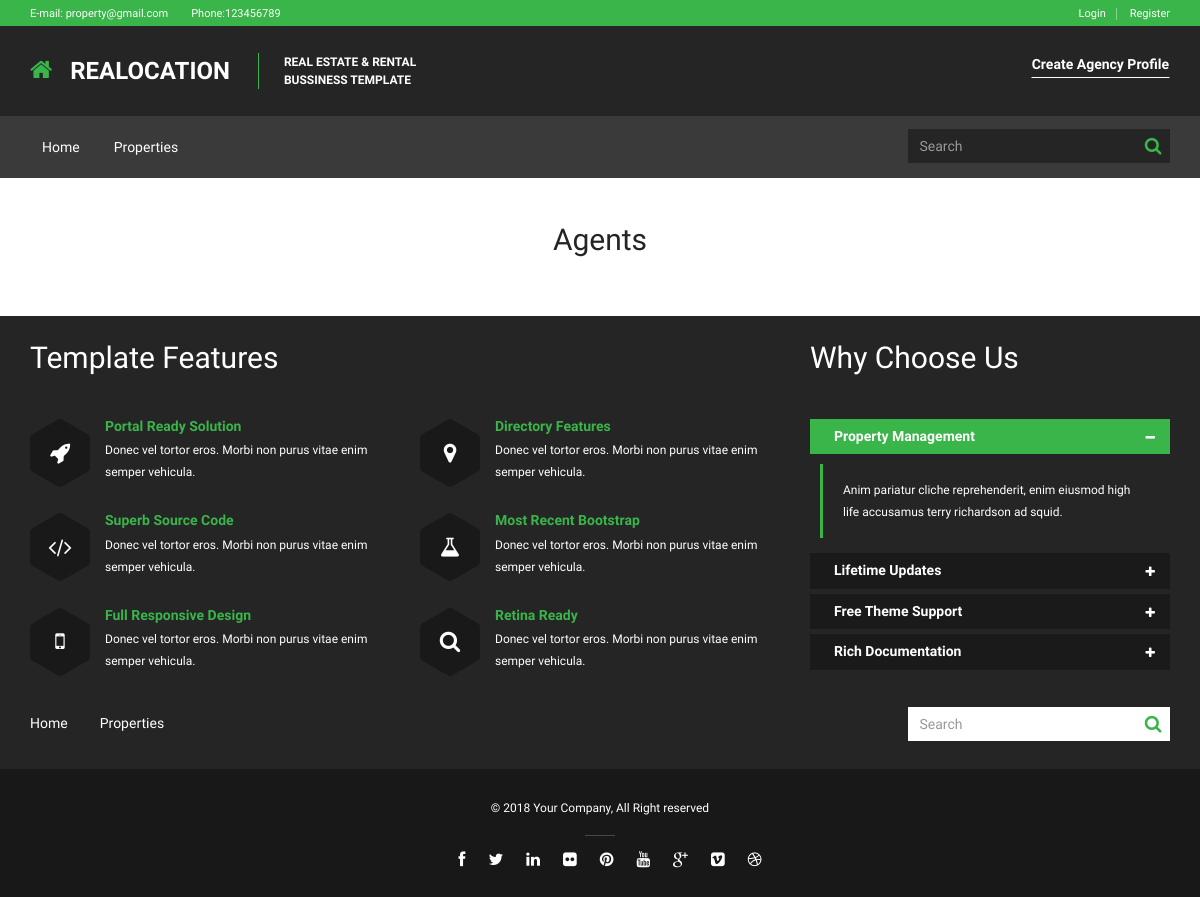
Page /index.php/agents on the earlier database version.
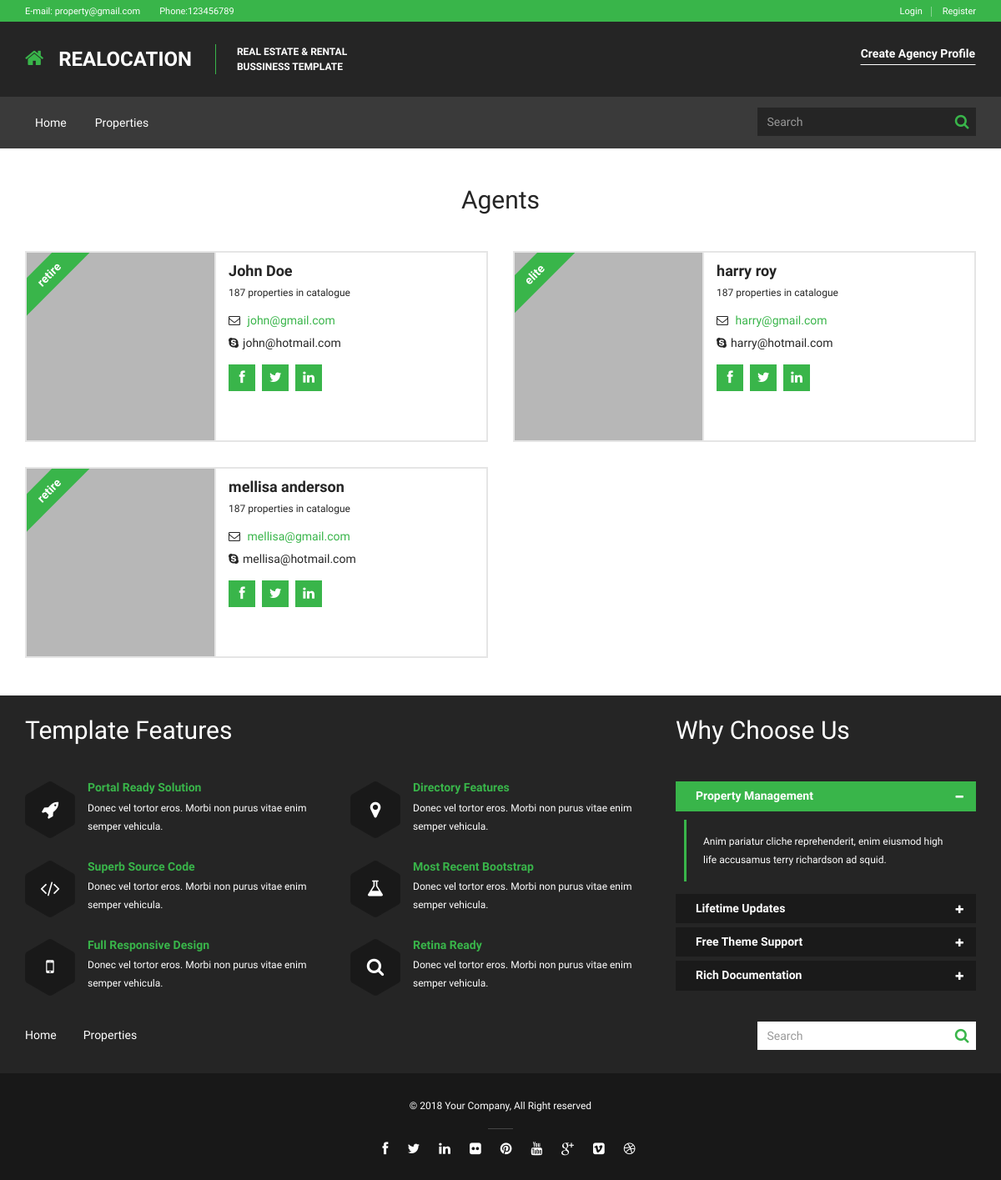
Same page on the later database version.
### tables this page shows
CREATE TABLE IF NOT EXISTS `agent` (
  `id` int(11) NOT NULL AUTO_INCREMENT,
  `first_name` varchar(255) NOT NULL,
  `last_name` varchar(255) NOT NULL,
  `profile` varchar(255) NOT NULL,
  `facebook_url` varchar(255) NOT NULL,
  `twitter_url` varchar(255) NOT NULL,
  `linked_in_url` varchar(255) NOT NULL,
  `google_plus_url` varchar(255) NOT NULL,
  `vimeo-square_url` varchar(255) NOT NULL,
  `you_tube_url` varchar(255) NOT NULL,
  `post` varchar(255) NOT NULL,
  `current_status` varchar(255) NOT NULL,
  `email` varchar(255) NOT NULL,
  `contact_no` varchar(255) NOT NULL,
  `skype_id` varchar(255) NOT NULL,
  `is_delete` int(11) NOT NULL DEFAULT '0',
  `created_on` timestamp NOT NULL DEFAULT CURRENT_TIMESTAMP,
  PRIMARY KEY (`id`)
);

### application/controllers/agents.php (called while the page is built, shortened)
<?php
class Agents extends MY_Controller
{
 	public function __construct()
 	{
 		$this->load->model('agencies_model');
 		$this->load->helper(array('form', 'url'));
 		$this->load->model('agent_model');
 		$this->load->model('properties_model');
 	}
 	public function index()
	{
		$data['agents'] = $this->agent_model->get_all();
		foreach ($data['agents'] as $key => $value)
		{
			$data['agents'][$key]['properties'] =  2;
		}
		$data['content'] = $this->load->view('agents/index', $data, TRUE);
		$this->load->view('layout/default', $data);
	}
 }
  ?>

### index.php (called while the page is built, shortened)
<?php
require_once BASEPATH.'core/CodeIgniter.php';

### application/models/agent_model.php (called while the page is built, shortened)
<?php
class Agent_Model extends MY_Model
{
	public function __construct()
	{
		$this->table_name = 'agent';
	}
	public function get_all()
	{
		return parent::get_all();
	}
}

### application/core/My_Model.php (called while the page is built, shortened)
<?php
class My_Model extends CI_Model
{
	protected $table_name='';
	public function get_by_id($id)
	{
		$this->db->where('id',$id);
		return $this->db->get($this->table_name)->row_array();
	}
	public function get_all()
	{
		$query = $this->db->get($this->table_name)->result_array();
		return $query;
	}
}
?>

### application/views/layout/default.php (the view, shortened to what the changed rows need)
<!doctype html>
<html>
<head>
    <link rel="stylesheet" type="text/css" href="<?php echo base_url(); ?>assets/libraries/font-awesome/css/font-awesome.css" media="screen, projection">
    <link rel="stylesheet" type="text/css" href="<?php echo base_url(); ?>assets/libraries/jquery-bxslider/jquery.bxslider.css" media="screen, projection">
    <link rel="stylesheet" type="text/css" href="<?php echo base_url(); ?>assets/libraries/flexslider/flexslider.css" media="screen, projection">
    <link rel="stylesheet" type="text/css" href="<?php echo base_url(); ?>assets/css/realocation.css" media="screen, projection" id="css-main">
</head>
<body>
<div id="wrapper">
<?php
echo $content;
?>
<div id="footer-wrapper">
        <div id="footer">
            <div id="footer-inner">
                <div class="footer-top">
    <div class="container">
        <div class="row">
    <div class="widget col-sm-8">
        <h2>Template Features</h2>
    </div>
    <div class="widget col-sm-4">
        <h2>Why Choose Us</h2>
    </div>
</div>
    </div>
</div>
            </div>
        </div>
    </div>
</div>
</body>
</html>

### application/views/agents/index.php
<div id="main-wrapper">
    <div id="main">
        <div id="main-inner">
            <div class="container">
                <div class="block-content block-content-small-padding">
                    <div class="block-content-inner">
                        <h2 class="center">Agents</h2>
                        <div class="agents-list clearfix">
                            <div class="row">
<?php
foreach ($agents as $row)
{
?>
                                <div class="col-sm-6">
                                    <div class="agent-row">
                                        <div class="row">
                                            <div class="agent-row-picture col-sm-5">
                                                <div class="agent-row-label agent-row-label-primary"><?php echo $row['current_status']; ?></div>
                                                <div class="agent-row-picture-inner">
                                                    <a href="#" class="agent-row-picture-target">
                                                        <img src="<?php echo base_url(); ?>assets/img/tmp/agents/medium/3.jpg" alt="">
                                                    </a>
                                                </div>
                                            </div>
                                            <div class="agent-row-content col-sm-7">
                                                <h3 class="agent-row-title"><a href="<?php echo base_url('agents/').$row['id']; ?>"><?php echo $row['first_name']." ".$row['last_name']; ?></a></h3>
                                                <h4 class="agent-row-subtitle"><a href="#">187 properties in catalogue</a></h4>
                                                <ul class="agent-row-contacts list-unstyled">
                                                    <li><i class="fa fa-envelope-o"></i> <a href="mailto:@"><?php echo $row['email']; ?></a></li>
                                                    <li><i class="fa fa-skype"></i><?php echo $row['skype_id']; ?></li>
                                                </ul>
                                                <ul class="social social-boxed">
                                                    <li><a href="#"><i class="fa fa-facebook"></i></a></li>
                                                    <li><a href="#"><i class="fa fa-twitter"></i></a></li>
                                                    <li><a href="#"><i class="fa fa-linkedin"></i></a></li>
                                                </ul>
                                            </div>
                                        </div>
                                    </div>
                                </div>
<?php
}
?>
                            </div>
                        </div>
                    </div>
                </div>
            </div>
        </div>
    </div>
</div>

Differences in the rows shown:
added agent: current_status "retire", first_name "John", last_name "Doe", email "john@gmail.com", skype "john@hotmail.com"
added agent: current_status "elite", first_name "harry", last_name "roy", email "harry@gmail.com", skype "harry@hotmail.com"
added agent: current_status "retire", first_name "mellisa", last_name "anderson", email "mellisa@gmail.com", skype "mellisa@hotmail.com"
